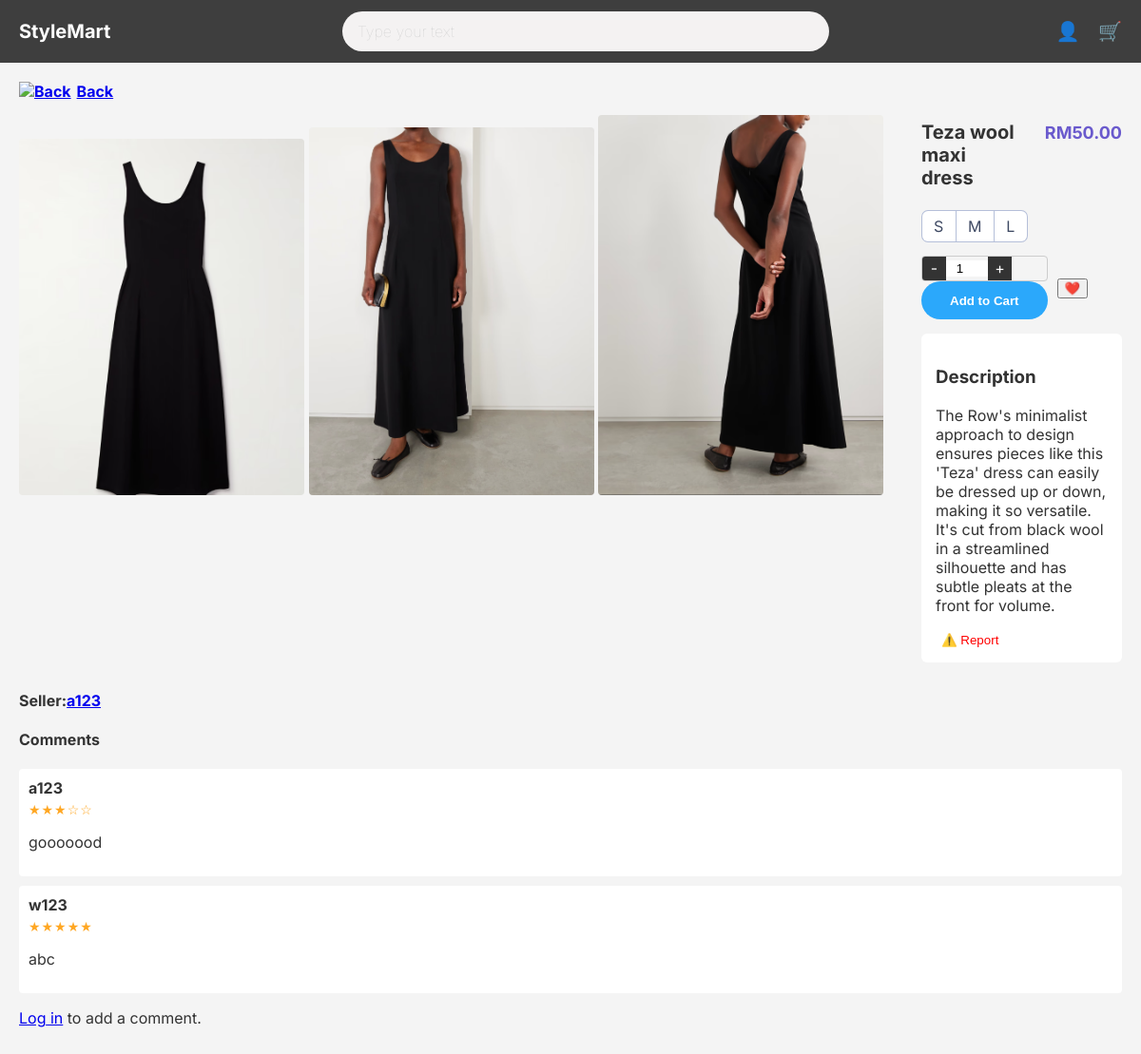
The app's page /product.php?id=8 with its own data.
### tables this page shows
CREATE TABLE `product` (
  `product_id` int(9) NOT NULL,
  `user_id` int(9) NOT NULL,
  `product_name` varchar(255) NOT NULL,
  `category` varchar(255) NOT NULL,
  `price` decimal(9,2) NOT NULL,
  `description` text NOT NULL,
  `status` varchar(100) NOT NULL,
  `stock_quantity` int(9) NOT NULL,
  `sales_count` int(9) NOT NULL,
  `rate` int(5) DEFAULT NULL,
  `comment` varchar(255) DEFAULT NULL,
  `created_at` datetime NOT NULL DEFAULT current_timestamp(),
  `subcategory` varchar(100) DEFAULT NULL
);

CREATE TABLE `user` (
  `user_id` int(9) NOT NULL,
  `username` varchar(255) NOT NULL,
  `email` varchar(255) NOT NULL,
  `password` varchar(255) NOT NULL,
  `contact_info` varchar(255) DEFAULT NULL,
  `phone_number` varchar(255) DEFAULT NULL,
  `qrcode` varchar(255) DEFAULT NULL
);

CREATE TABLE `comment` (
  `comment_id` int(11) NOT NULL,
  `product_id` int(9) NOT NULL,
  `user_id` int(9) NOT NULL,
  `comment_text` text NOT NULL,
  `rate` int(1) NOT NULL,
  `created_at` datetime NOT NULL DEFAULT current_timestamp()
);

### product.php (the view, shortened to what this page needs)
<?php
require 'db.php';
$product_id = (int)$_GET['id'];
$logged_in_user_id = $_SESSION['user_id'] ?? null;
try {
    $stmt = $pdo->prepare("
        SELECT p.*, u.username AS creator_username
        FROM product p
        JOIN user u ON p.user_id = u.user_id
        WHERE product_id = ?
    ");
    $stmt->execute([$product_id]);
    $product = $stmt->fetch(PDO::FETCH_ASSOC);
    $imgStmt = $pdo->prepare("SELECT image_path FROM product_image WHERE product_id = ?");
    $imgStmt->execute([$product_id]);
    $images = $imgStmt->fetchAll(PDO::FETCH_COLUMN);
    $stockStmt = $pdo->prepare("SELECT size, quantity FROM product_stock WHERE product_id = ?");
    $stockStmt->execute([$product_id]);
    $stock = $stockStmt->fetchAll(PDO::FETCH_KEY_PAIR);
    $commentStmt = $pdo->prepare("
        SELECT c.comment_text, c.rate, u.username
        FROM comment c
        JOIN user u ON c.user_id = u.user_id
        WHERE c.product_id = ?
        ORDER BY c.created_at DESC
    ");
    $commentStmt->execute([$product_id]);
    $comments = $commentStmt->fetchAll(PDO::FETCH_ASSOC);
} catch (Exception $e) {
    echo "Error: " . $e->getMessage();
    exit;
}
function displayStars($rate) {
    $fullStars = str_repeat("★", $rate);
    $emptyStars = str_repeat("☆", 5 - $rate);
    return $fullStars . $emptyStars;
}
?>
<!DOCTYPE html>
<html lang="en">
<head>
  <link rel="stylesheet" href="product.css" />
</head>
<body>
<header class="topbar">
  <div class="logo">StyleMart</div>
  <div class="search">
      <input type="text" class="search__input" placeholder="Type your text">
      <button class="search__button">
      </button>
  </div>
  <div class="icons">
    <span class="icon" id="profile">👤</span>
    <span class="icon">🛒</span>
  </div>
</header>
<main class="product-container">
  <div class="back-btn"><a href="MainPage.php"><img src="uploads\previous.png" alt="Back">Back</a></div>
  <div class="product-details">
    <div class="left-panel">
      <?php foreach ($images as $img): ?>
        <img src="<?= htmlspecialchars($img) ?>" alt="Product Image" />
      <?php endforeach; ?>
    </div>
    <div class="product-info-panel">
      <div class="title-price">
        <h2 class="product-title"><?= htmlspecialchars($product['product_name']) ?></h2>
        <p class="price">RM<?= number_format($product['price'], 2) ?></p>
      </div>
      <div class="mydict">
        <div>
          <?php foreach ($stock as $size => $qty): ?>
            <label class="<?= $qty <= 1 ? 'disabled' : '' ?>">
              <span><?= htmlspecialchars($size) ?></span>
            </label>
          <?php endforeach; ?>
        </div>
      </div>
      <div class="action-buttons">
  <form action="add_to_cart.php" method="POST" id="cart-form">
    <div class="number-control">
      <div class="number-left">-</div>
      <input type="number" name="quantity_display" class="number-quantity" value="1" min="1">
      <div class="number-right">+</div>
    </div>
    <button type="submit" class="add-to-cart">Add to Cart</button>
  </form>
  <form action="add_to_favorite.php" method="POST" id="fav-form">
    <button type="submit" class="add-to-favorite">❤️</button>
  </form>
</div>
      <div class="right-panel">
        <h3>Description</h3>
        <p class="description"><?= nl2br(htmlspecialchars($product['description'])) ?></p>
        <button class="report-btn">⚠️ Report</button>
      </div>
    </div>
  </div>
  <div class="store-comment-section">
    <div class="store-name">
      Seller: <a href="seller_info_html"><?= htmlspecialchars($product['creator_username']) ?></a>
    </div>
    <h4>Comments</h4>
    <div class="comments">
      <?php if (!empty($comments)): ?>
        <?php foreach ($comments as $c): ?>
          <div class="comment">
            <strong><?= htmlspecialchars($c['username']) ?></strong>
            <div class="comment-rating">
              <div class="stars"><?= displayStars((int)$c['rate']) ?></div>
            </div>
            <p><?= nl2br(htmlspecialchars($c['comment_text'])) ?></p>
          </div>
        <?php endforeach; ?>
      <?php else: ?>
        <p>No comments yet. Be the first to comment!</p>
      <?php endif; ?>
    </div>
    <?php if ($logged_in_user_id): ?>
    <form class="comment-form" method="POST" action="product.php?id=<?= $product_id ?>">
      <?php if (!empty($error_message)): ?>
        <div class="error-message"><?= htmlspecialchars($error_message) ?></div>
      <?php endif; ?>
      <label for="rate">Rate this product:</label><br>
      <div class="stars-input">
        <input type="radio" id="star5" name="rate" value="5"><label for="star5">★</label>
        <input type="radio" id="star4" name="rate" value="4"><label for="star4">★</label>
        <input type="radio" id="star3" name="rate" value="3"><label for="star3">★</label>
        <input type="radio" id="star2" name="rate" value="2"><label for="star2">★</label>
        <input type="radio" id="star1" name="rate" value="1" checked><label for="star1">★</label>
      </div>
      <br><br>
      <label for="comment_text">Your Comment:</label><br>
      <textarea name="comment_text" id="comment_text" required></textarea><br><br>
      <button type="submit">Add Comment</button>
    </form>
    <?php else: ?>
      <p><a href="login.html">Log in</a> to add a comment.</p>
    <?php endif; ?>
  </div>
</main>
</body>
</html>

### product.css (style rules this page uses)
body { margin: 0; font-family: 'Inter', sans-serif; background: #f4f4f4; color: #333; }
.topbar { background: #3e3e3e; color: white; display: flex; justify-content: space-between; align-items: center; padding: 12px 20px; }
.topbar .logo { font-size: 20px; font-weight: bold; }
.search { display: flex; align-items: center; justify-content: space-between; text-align: center; }
.search__input { font-family: inherit; font-size: inherit; background-color: #f4f2f2; border: none; color: #646464; padding: 0.7rem 1rem; border-radius: 30px; width: 30em; transition: all ease-in-out .5s; margin-right: -2rem; }
.search__button { border: none; background-color: #f4f2f2; margin-top: .1em; }
.icons .icon { margin-left: 15px; font-size: 20px; cursor: pointer; }
.product-container { padding: 20px; }
.back-btn { display: flex; align-items: center; margin-bottom: 15px; cursor: pointer; color: #000000; font-weight: bold; }
.back-btn img { width: 16px; height: auto; margin-right: 6px; }
.product-details { display: flex; gap: 40px; align-items: flex-start; }
.left-panel img { width: 300px; height: auto; border: 1px #ccc; border-radius: 4px; }
.product-info-panel { flex: 1; display: flex; flex-direction: column; gap: 15px; }
.product-title { margin: 0; font-size: 20px; font-weight: bold; }
.title-price { display: flex; align-items: baseline; gap: 30px; }
.mydict div { display: flex; flex-wrap: wrap; margin-top: 0.5rem; justify-content: flex-start; }
label span { display: block; cursor: pointer; background-color: #fff; padding: 0.375em .75em; position: relative; margin-left: .0625em; box-shadow: 0 0 0 0.0625em #b5bfd9; letter-spacing: .05em; color: #3e4963; text-align: center; transition: background-color .5s ease; }
label:first-child span { border-radius: .375em 0 0 .375em; }
label:last-child span { border-radius: 0 .375em .375em 0; }
.action-buttons { display: flex; align-items: center; gap: 10px; }
.number-control { display: flex; align-items: center; border: 1px solid #ccc; border-radius: 4px; overflow: hidden; }
.number-left, .number-right { background: #333; color: white; width: 25px; height: 25px; text-align: center; line-height: 25px; cursor: pointer; user-select: none; }
.number-quantity { width: 40px; border: none; text-align: center; outline: none; }
.add-to-cart { padding: 12.5px 30px; border: 0; border-radius: 100px; background-color: #2ba8fb; color: #ffffff; font-weight: Bold; transition: all 0.5s; -webkit-transition: all 0.5s; }
.right-panel { background: white; padding: 15px; border-radius: 6px; }
.price { font-weight: bold; color: #6a5acd; font-size: 18px; margin: 8px 0; }
.description { margin: 15px 0; }
.report-btn { background: none; border: none; color: red; cursor: pointer; }
.store-comment-section { margin-top: 30px; }
.store-name { display: flex; align-items: center; font-weight: bold; margin-bottom: 10px; }
.comment { background: #fff; padding: 10px; border-radius: 4px; margin-bottom: 10px; }
.comment strong { display: block; margin-bottom: 4px; }
.comment-rating { display: flex; align-items: center; margin-bottom: 4px; }
.comment-rating .stars { color: #ffa723; font-size: 14px; letter-spacing: 1px; }

### product.php (style rules this page uses)
.back-btn { display: flex; align-items: center; margin-bottom: 15px; cursor: pointer; color: #000000; font-weight: bold; }
.back-btn img { width: 16px; height: auto; margin-right: 6px; }

### records on screen
product: product_name "Teza wool maxi dress", price "50.00", description "The Row's minimalist approach to design ensures pieces like this 'Teza' dress can easily be dressed up or down, making it so versatile. It's cut from black wool in a streamlined silhouette and has subtle pleats at the front for volume.", user.username "a123"
comment: user.username "a123", rate "★★★☆☆", comment_text "gooooood"
comment: user.username "w123", rate "★★★★★", comment_text "abc"

### other values on screen
$size "S"
$size "M"
$size "L"
